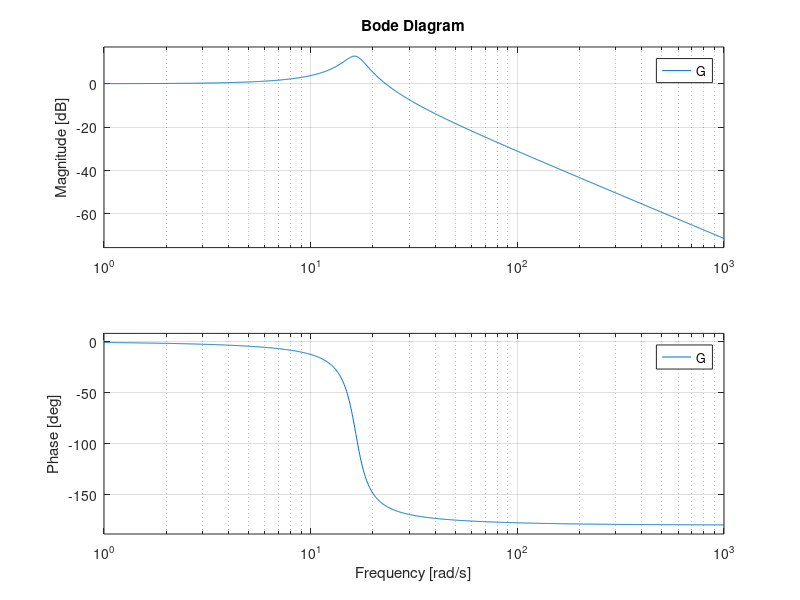

Source code (MATLAB):
clear all;
m_l = 0.52;
k = 142;
d = 2;
b = k;

a0 = b/m_l;
b0 = k/m_l;
b1 = d/m_l;


G = tf([a0], [1 b1 b0]);
bode(G)
grid on

